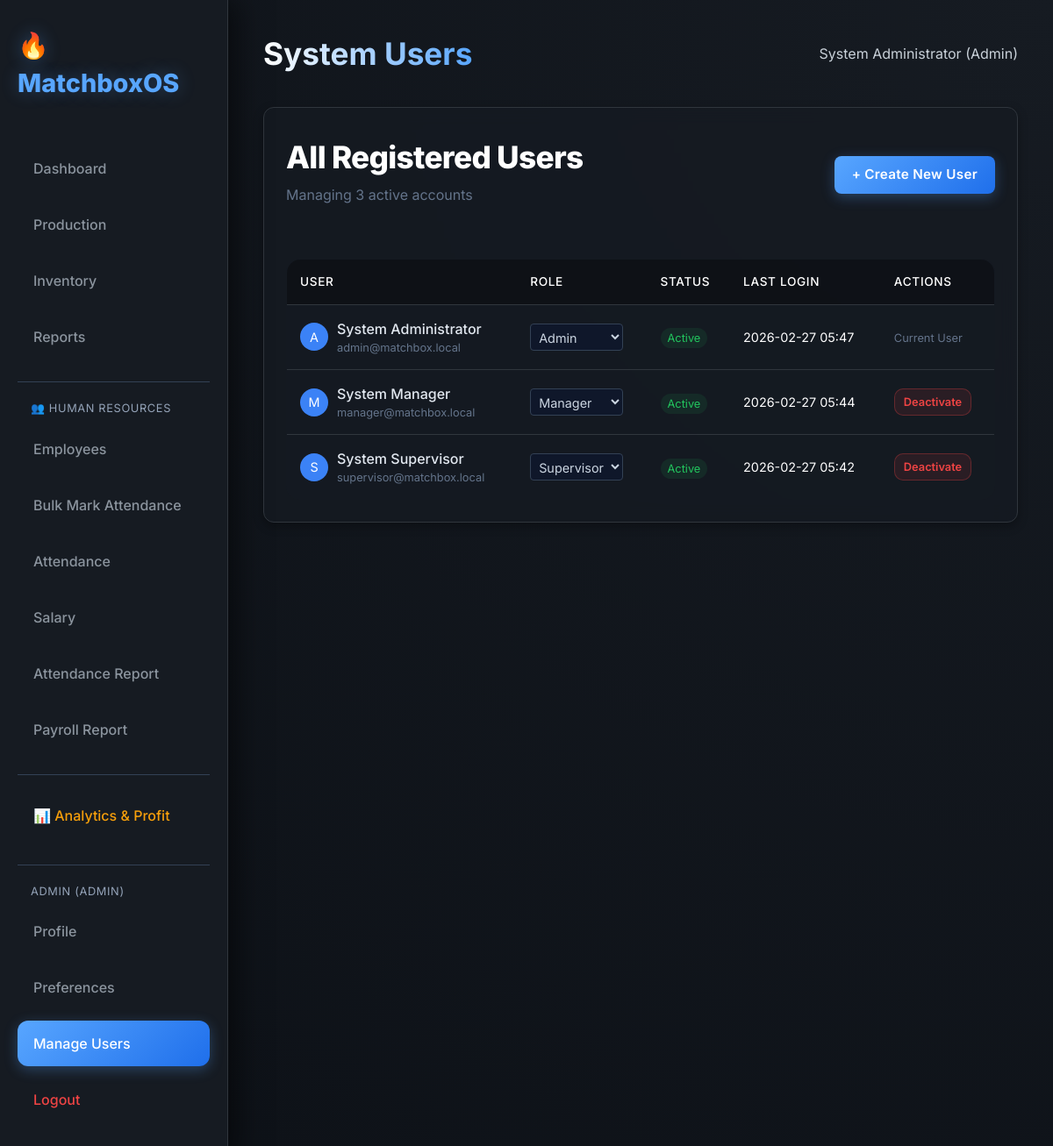
The page /auth/users (signed in) on the database as committed earlier.
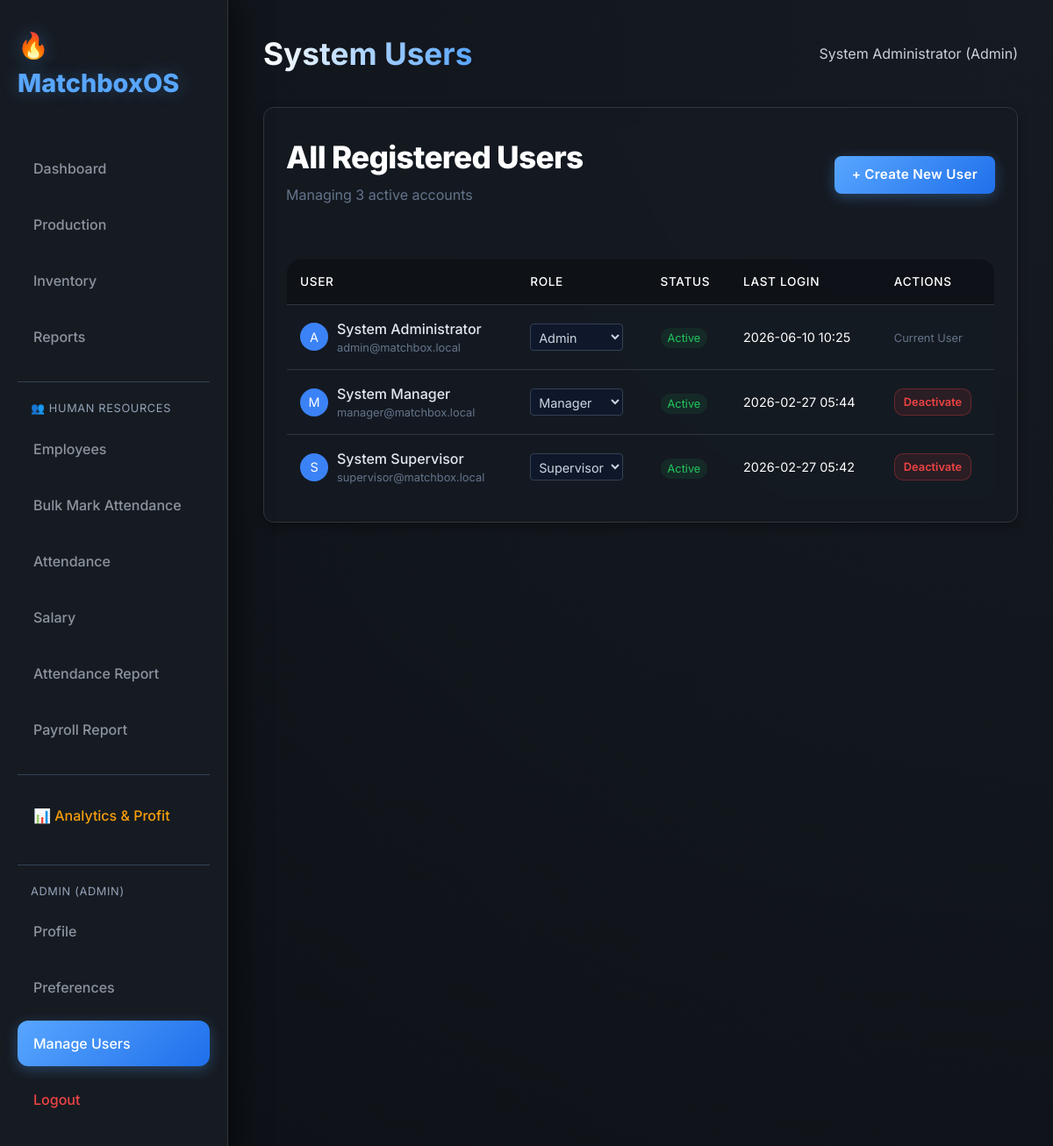
The same page on the database as committed later.
### Payroll/auth_models.py (models this page shows, shortened)
class User(UserMixin, db.Model):
    __tablename__ = 'user'
    id = db.Column(db.Integer, primary_key=True)
    username = db.Column(db.String(80), unique=True, nullable=False, index=True)
    email = db.Column(db.String(120), unique=True, nullable=False, index=True)
    password_hash = db.Column(db.String(255), nullable=False)
    full_name = db.Column(db.String(100))
    role = db.Column(db.String(20), default='operator')  # admin, operator, viewer
    is_active = db.Column(db.Boolean, default=True)
    created_at = db.Column(db.DateTime, default=datetime.datetime.utcnow)
    last_login = db.Column(db.DateTime)
    def has_permission(self, permission):
        permissions = {
            'admin': ['view', 'create', 'edit', 'delete', 'manage_users', 'reports', 'analytics'],
            'manager': ['view', 'create', 'edit', 'reports'],
            'supervisor': ['view', 'create'],
            'operator': ['view', 'create', 'edit'],
            'viewer': ['view']
        }
        return permission in permissions.get(self.role, [])

### Payroll/auth_routes.py (the view)
@auth_bp.route('/users')
@login_required
def users():
    if not current_user.has_permission('manage_users'):
        flash('You do not have permission to access this page.', 'danger')
        return redirect(url_for('main.dashboard'))
    all_users = User.query.all()
    return render_template('auth/users.html', users=all_users)

### Payroll/app.py (called while the page is built)
@login_manager.user_loader
def load_user(user_id):
    return User.query.get(int(user_id))

### Payroll/templates/auth/users.html (shortened to what the changed rows need)
{% extends "base.html" %}
{% block header %}System Users{% endblock %}
{% block content %}
<div class="card">
    <div style="overflow-x: auto;">
        <table style="width: 100%; border-collapse: collapse;">
            <thead>
                <tr style="text-align: left; border-bottom: 1px solid #334155;">
                    <th style="padding: 15px; color: #94a3b8; font-weight: 500;">User</th>
                    <th style="padding: 15px; color: #94a3b8; font-weight: 500;">Role</th>
                    <th style="padding: 15px; color: #94a3b8; font-weight: 500;">Status</th>
                    <th style="padding: 15px; color: #94a3b8; font-weight: 500;">Last Login</th>
                    <th style="padding: 15px; color: #94a3b8; font-weight: 500;">Actions</th>
                </tr>
            </thead>
            <tbody>
                {% for user in users %}
                <tr style="border-bottom: 1px solid #1e293b;">
                    <td style="padding: 15px;">
                        <div style="display: flex; align-items: center; gap: 10px;">
                            <div
                                style="width: 32px; height: 32px; background: #3b82f6; border-radius: 50%; display: flex; align-items: center; justify-content: center; font-size: 0.9rem; color: white;">
                                {{ user.username[0]|upper }}
                            </div>
                            <div>
                                <div style="font-weight: 500; color: #e2e8f0;">{{ user.full_name }}</div>
                                <div style="font-size: 0.8rem; color: #64748b;">{{ user.email }}</div>
                            </div>
                        </div>
                    </td>
                    <td style="padding: 15px;">
                        <form method="POST" action="{{ url_for('auth.change_user_role', user_id=user.id) }}"
                            style="display: inline;">
                            <select name="role" onchange="this.form.submit()" {% if user.id==current_user.id
                                %}disabled{% endif %}
                                style="background: #0f172a; border: 1px solid #334155; color: #cbd5e1; padding: 5px; border-radius: 4px; font-size: 0.9rem;">
                                <option value="admin" {% if user.role=='admin' %}selected{% endif %}>Admin</option>
                            </select>
                        </form>
                    </td>
                    <td style="padding: 15px;">
                        {% if user.is_active %}
                        <span
                            style="background: rgba(34, 197, 94, 0.1); color: #22c55e; padding: 4px 8px; border-radius: 12px; font-size: 0.8rem;">Active</span>
                        {% else %}
                        <span
                            style="background: rgba(239, 68, 68, 0.1); color: #ef4444; padding: 4px 8px; border-radius: 12px; font-size: 0.8rem;">Inactive</span>
                        {% endif %}
                    </td>
                    <td style="padding: 15px; color: #94a3b8; font-size: 0.9rem;">
                        {{ user.last_login.strftime('%Y-%m-%d %H:%M') if user.last_login else 'Never' }}
                    </td>
                    <td style="padding: 15px;">
                        {% if user.id != current_user.id %}
                        <form method="POST" action="{{ url_for('auth.toggle_user_active', user_id=user.id) }}"
                            style="display: inline;">
                            {% if user.is_active %}
                            <button type="submit" class="btn btn-sm btn-danger"
                                style="padding: 5px 10px; font-size: 0.8rem; background: rgba(239, 68, 68, 0.1); color: #ef4444; border: 1px solid rgba(239, 68, 68, 0.3);">
                                Deactivate
                            </button>
                            {% else %}
                            <button type="submit" class="btn btn-sm btn-success"
                                style="padding: 5px 10px; font-size: 0.8rem; background: rgba(34, 197, 94, 0.1); color: #22c55e; border: 1px solid rgba(34, 197, 94, 0.3);">
                                Activate
                            </button>
                            {% endif %}
                        </form>
                        {% else %}
                        <span style="color: #64748b; font-size: 0.8rem;">Current User</span>
                        {% endif %}
                    </td>
                </tr>
                {% endfor %}
            </tbody>
        </table>
    </div>
</div>
{% endblock %}

### Payroll/templates/base.html (shortened to what the changed rows need)
<!DOCTYPE html>
<html lang="en">
<head>
    <link href="https://cdn.jsdelivr.net/npm/bootstrap@5.3.0/dist/css/bootstrap.min.css" rel="stylesheet">
    <link rel="stylesheet" href="https://cdnjs.cloudflare.com/ajax/libs/font-awesome/6.4.0/css/all.min.css">
    <link rel="stylesheet" href="{{ url_for('static', filename='css/style.css') }}?v=999999">
</head>
<body>
    <div class="sidebar">
        <nav>
            <div style="margin-top: 30px; border-top: 1px solid #334155; padding-top: 20px;">
                {% if current_user.is_authenticated %}
                <div
                    style="color: #94a3b8; font-size: 0.8rem; padding: 0 15px 10px; text-transform: uppercase; letter-spacing: 0.05em;">
                    {{ current_user.username }} ({{ current_user.role }})
                </div>
                <a href="{{ url_for('auth.profile') }}"
                    class="nav-link {% if request.endpoint == 'auth.profile' %}active{% endif %}">Profile</a>
                <a href="{{ url_for('auth.preferences') }}"
                    class="nav-link {% if request.endpoint == 'auth.preferences' %}active{% endif %}">Preferences</a>
                {% if current_user.has_permission('manage_users') %}
                <a href="{{ url_for('auth.users') }}"
                    class="nav-link {% if request.endpoint == 'auth.users' %}active{% endif %}">Manage Users</a>
                {% endif %}
                <a href="{{ url_for('auth.logout') }}" class="nav-link" style="color: #ef4444;">Logout</a>
                {% else %}
                <a href="{{ url_for('auth.login') }}"
                    class="nav-link {% if request.endpoint == 'auth.login' %}active{% endif %}">Login</a>
                {% endif %}
            </div>
        </nav>
    </div>
    <div class="main-content">
        <header>
            <h1>{% block header %}Dashboard{% endblock %}</h1>
            <div class="user-profile">
                {% if current_user.is_authenticated %}
                {{ current_user.full_name or current_user.username }} ({{ current_user.role|capitalize }})
                {% else %}
                Guest
                {% endif %}
            </div>
        </header>
        {% block content %}{% endblock %}
    </div>
</body>
</html>

Rows that differ between the two databases and show on the page:
changed User "System Administrator": last_login "2026-02-27 05:47" → "2026-06-10 10:25"
